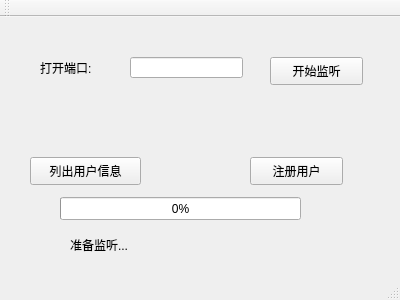
<?xml version="1.0" encoding="UTF-8"?>
<ui version="4.0">
 <class>MainWindow</class>
 <widget class="QMainWindow" name="MainWindow">
  <property name="geometry">
   <rect>
    <x>0</x>
    <y>0</y>
    <width>400</width>
    <height>300</height>
   </rect>
  </property>
  <property name="windowTitle">
   <string>MainWindow</string>
  </property>
  <widget class="QWidget" name="centralWidget">
   <widget class="QLabel" name="openPortlabel">
    <property name="geometry">
     <rect>
      <x>40</x>
      <y>40</y>
      <width>81</width>
      <height>21</height>
     </rect>
    </property>
    <property name="text">
     <string>打开端口:</string>
    </property>
   </widget>
   <widget class="QLineEdit" name="portLineEdit">
    <property name="geometry">
     <rect>
      <x>130</x>
      <y>40</y>
      <width>113</width>
      <height>21</height>
     </rect>
    </property>
   </widget>
   <widget class="QPushButton" name="listenningBtn">
    <property name="geometry">
     <rect>
      <x>270</x>
      <y>40</y>
      <width>93</width>
      <height>28</height>
     </rect>
    </property>
    <property name="text">
     <string>开始监听</string>
    </property>
   </widget>
   <widget class="QPushButton" name="registUsrBtn">
    <property name="geometry">
     <rect>
      <x>250</x>
      <y>140</y>
      <width>93</width>
      <height>28</height>
     </rect>
    </property>
    <property name="text">
     <string>注册用户</string>
    </property>
   </widget>
   <widget class="QPushButton" name="listUserInforBtn">
    <property name="geometry">
     <rect>
      <x>30</x>
      <y>140</y>
      <width>111</width>
      <height>28</height>
     </rect>
    </property>
    <property name="text">
     <string>列出用户信息</string>
    </property>
   </widget>
   <widget class="QLabel" name="serverStatusLabel">
    <property name="geometry">
     <rect>
      <x>70</x>
      <y>220</y>
      <width>251</width>
      <height>16</height>
     </rect>
    </property>
    <property name="text">
     <string>准备监听...</string>
    </property>
   </widget>
   <widget class="QProgressBar" name="serverProgressBar">
    <property name="geometry">
     <rect>
      <x>60</x>
      <y>180</y>
      <width>241</width>
      <height>23</height>
     </rect>
    </property>
    <property name="value">
     <number>0</number>
    </property>
   </widget>
  </widget>
  <widget class="QMenuBar" name="menuBar">
   <property name="geometry">
    <rect>
     <x>0</x>
     <y>0</y>
     <width>400</width>
     <height>26</height>
    </rect>
   </property>
  </widget>
  <widget class="QToolBar" name="mainToolBar">
   <attribute name="toolBarArea">
    <enum>TopToolBarArea</enum>
   </attribute>
   <attribute name="toolBarBreak">
    <bool>false</bool>
   </attribute>
  </widget>
  <widget class="QStatusBar" name="statusBar"/>
 </widget>
 <layoutdefault spacing="6" margin="11"/>
 <resources/>
 <connections/>
</ui>
